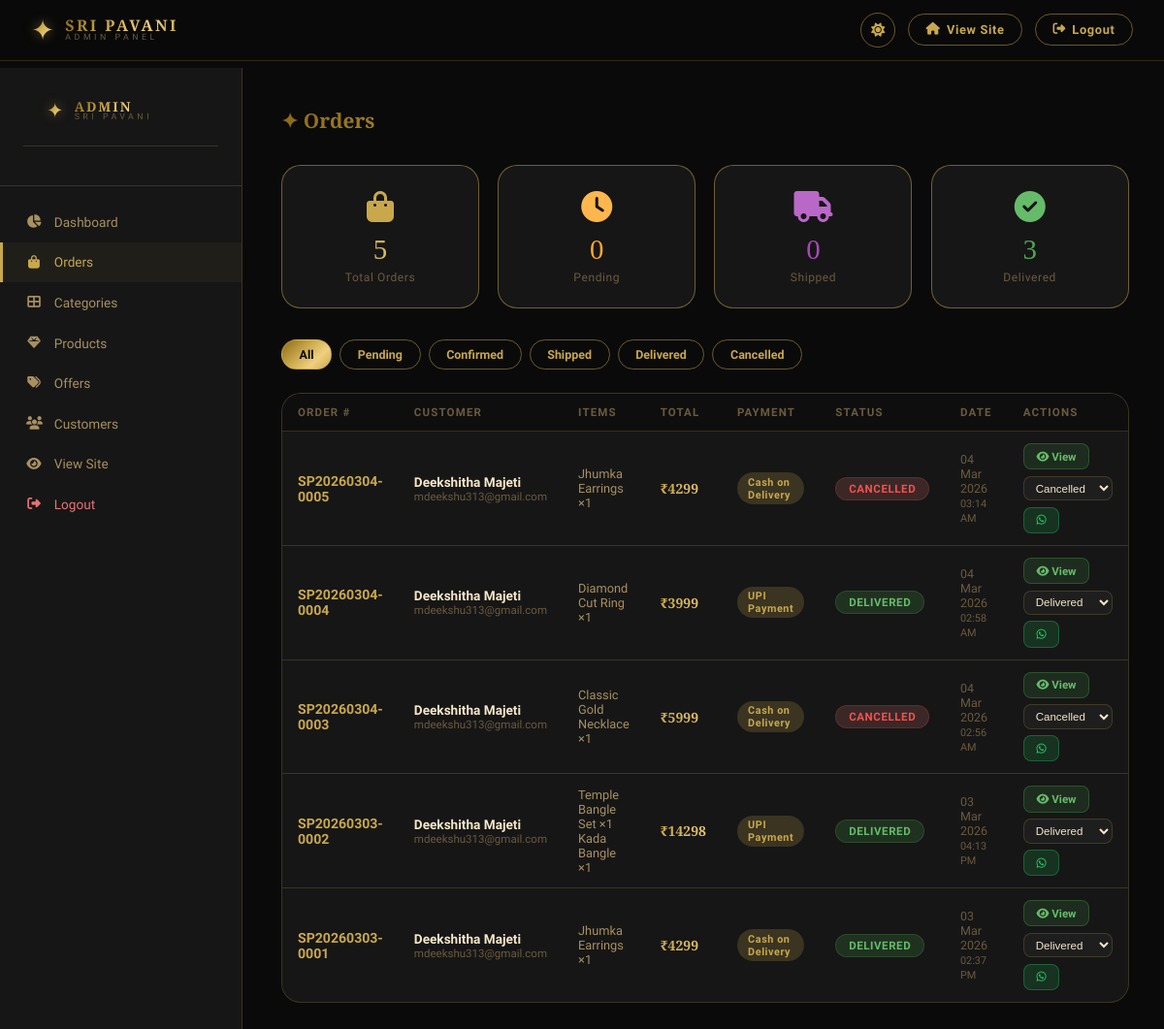
Page /admin/orders (signed in) on the committed database.
### app.py (models this page shows, shortened)
class Order(db.Model):
    id                 = db.Column(db.Integer, primary_key=True)
    user_id            = db.Column(db.Integer, db.ForeignKey('user.id'), nullable=False)
    order_number       = db.Column(db.String(20), unique=True, nullable=False)
    total              = db.Column(db.Float, nullable=False)
    payment_method     = db.Column(db.String(30), nullable=False)
    status             = db.Column(db.String(20), default='pending')
    delivery_name      = db.Column(db.String(150))
    delivery_phone     = db.Column(db.String(20))
    delivery_address   = db.Column(db.Text)
    delivery_city      = db.Column(db.String(100))
    delivery_state     = db.Column(db.String(100))
    delivery_pincode   = db.Column(db.String(10))
    estimated_delivery = db.Column(db.String(100), default='5-7 business days')
    admin_note         = db.Column(db.Text)
    created_at         = db.Column(db.DateTime, default=datetime.utcnow)
    items              = db.relationship('OrderItem', backref='order', lazy=True)

class User(UserMixin, db.Model):
    id            = db.Column(db.Integer, primary_key=True)
    name          = db.Column(db.String(150), nullable=False)
    email         = db.Column(db.String(150), unique=True, nullable=False)
    phone         = db.Column(db.String(20))
    dob           = db.Column(db.String(20))
    gender        = db.Column(db.String(10))
    address       = db.Column(db.Text)
    city          = db.Column(db.String(100))
    state         = db.Column(db.String(100))
    pincode       = db.Column(db.String(10))
    password_hash = db.Column(db.String(256))
    is_admin      = db.Column(db.Boolean, default=False)
    created_at    = db.Column(db.DateTime, default=datetime.utcnow)
    cart_items    = db.relationship('CartItem', backref='user', lazy=True)
    orders        = db.relationship('Order', backref='user', lazy=True)

class OrderItem(db.Model):
    id            = db.Column(db.Integer, primary_key=True)
    order_id      = db.Column(db.Integer, db.ForeignKey('order.id'), nullable=False)
    product_id    = db.Column(db.Integer, db.ForeignKey('product.id'), nullable=True)
    product_name  = db.Column(db.String(200))
    product_image = db.Column(db.String(200))
    price         = db.Column(db.Float)
    quantity      = db.Column(db.Integer)
    product       = db.relationship('Product')

### app.py (the view, shortened to what this page needs)
@app.route('/admin/orders', methods=['GET', 'POST'])
@login_required
@admin_required
def admin_orders():
    status_filter = request.args.get('status', '')
    q = Order.query
    if status_filter:
        q = q.filter_by(status=status_filter)
    orders = q.order_by(Order.created_at.desc()).all()
    return render_template('admin/orders.html', orders=orders,
                           status_filter=status_filter)

### app.py (called while the page is built)
@login_manager.user_loader
def load_user(user_id):
    return User.query.get(int(user_id))

def admin_required(f):
    from functools import wraps
    @wraps(f)
    def decorated(*args, **kwargs):
        if not current_user.is_authenticated or not current_user.is_admin:
            flash('Admin access required', 'error')
            return redirect(url_for('login'))
        return f(*args, **kwargs)
    return decorated

### templates/admin/orders.html (shortened to what this page needs)
{% extends "admin/base_admin.html" %}
{% block content %}
<h1 class="admin-page-title">✦ Orders</h1>
<div class="stats-grid" style="margin-bottom:2rem">
  <div class="stat-card">
    <div class="stat-icon"><i class="fas fa-shopping-bag"></i></div>
    <div class="stat-number">{{ orders|length }}</div>
    <div class="stat-label">{{ 'Filtered' if status_filter else 'Total' }} Orders</div>
  </div>
  <div class="stat-card">
    <div class="stat-icon" style="color:#ffb74d"><i class="fas fa-clock"></i></div>
    <div class="stat-number" style="background:linear-gradient(135deg,#ff9800,#ffb74d);-webkit-background-clip:text;-webkit-text-fill-color:transparent">
      {{ orders|selectattr('status','equalto','pending')|list|length }}
    </div>
    <div class="stat-label">Pending</div>
  </div>
  <div class="stat-card">
    <div class="stat-icon" style="color:#ba68c8"><i class="fas fa-truck"></i></div>
    <div class="stat-number" style="background:linear-gradient(135deg,#9c27b0,#ba68c8);-webkit-background-clip:text;-webkit-text-fill-color:transparent">
      {{ orders|selectattr('status','equalto','shipped')|list|length }}
    </div>
    <div class="stat-label">Shipped</div>
  </div>
  <div class="stat-card">
    <div class="stat-icon" style="color:#66bb6a"><i class="fas fa-check-circle"></i></div>
    <div class="stat-number" style="background:linear-gradient(135deg,#388e3c,#66bb6a);-webkit-background-clip:text;-webkit-text-fill-color:transparent">
      {{ orders|selectattr('status','equalto','delivered')|list|length }}
    </div>
    <div class="stat-label">Delivered</div>
  </div>
</div>
<div style="display:flex;gap:.5rem;flex-wrap:wrap;margin-bottom:1.5rem">
  {% for label, val in [('All',''),('Pending','pending'),('Confirmed','confirmed'),('Shipped','shipped'),('Delivered','delivered'),('Cancelled','cancelled')] %}
  <a href="{{ url_for('admin_orders') }}{% if val %}?status={{ val }}{% endif %}"
    style="padding:.45rem 1.1rem;border-radius:50px;font-size:.78rem;font-weight:600;
           border:1px solid var(--border-gold);text-decoration:none;transition:all .2s;
           color:{% if status_filter == val %}var(--bg-primary){% else %}var(--gold){% endif %};
           background:{% if status_filter == val %}var(--gold-gradient){% else %}transparent{% endif %}">
    {{ label }}
  </a>
  {% endfor %}
</div>
{% if orders %}
<div class="admin-card">
  <div class="resp-table-wrap">
    <table class="admin-table">
      <thead>
        <tr>
          <th>Order #</th>
          <th>Customer</th>
          <th>Items</th>
          <th>Total</th>
          <th>Payment</th>
          <th>Status</th>
          <th>Date</th>
          <th>Actions</th>
        </tr>
      </thead>
      <tbody>
        {% for order in orders %}
        {% set sc = status_colors.get(order.status, ('rgba(100,100,100,.15)','#aaa')) %}
        <tr>
          <td>
            <a href="{{ url_for('admin_order_detail', order_id=order.id) }}"
               style="color:var(--gold);font-weight:700;font-size:.88rem;text-decoration:none">
              {{ order.order_number }}
            </a>
          </td>
          <td>
            <div style="font-weight:600;font-size:.85rem">{{ order.user.name }}</div>
            <div style="font-size:.72rem;color:var(--text-muted)">{{ order.user.email }}</div>
          </td>
          <td>
            <div style="font-size:.8rem;color:var(--text-secondary)">
              {% for item in order.items[:2] %}
              <div>{{ item.product_name }} ×{{ item.quantity }}</div>
              {% endfor %}
            </div>
          </td>
          <td style="font-family:'Cinzel Decorative',serif;font-size:.88rem;background:var(--gold-gradient);-webkit-background-clip:text;-webkit-text-fill-color:transparent;font-weight:700">
            ₹{{ "%.0f"|format(order.total) }}
          </td>
          <td>
            <span class="tag tag-gold" style="font-size:.68rem">
              {{ payment_labels.get(order.payment_method, order.payment_method) }}
            </span>
          </td>
          <td>
            <span style="display:inline-block;padding:.25rem .8rem;border-radius:20px;font-size:.72rem;font-weight:700;
                         background:{{ sc[0] }};color:{{ sc[1] }};border:1px solid {{ sc[1] }}30;letter-spacing:.05em">
              {{ order.status|upper }}
            </span>
          </td>
          <td style="font-size:.78rem;color:var(--text-muted)">
            {{ order.created_at.strftime('%d %b %Y') }}<br>
            <span style="font-size:.68rem">{{ order.created_at.strftime('%I:%M %p') }}</span>
          </td>
          <td>
            <div class="action-btns">
              <a href="{{ url_for('admin_order_detail', order_id=order.id) }}"
                 class="btn-sm btn-success" style="font-size:.72rem">
                <i class="fas fa-eye"></i> View
              </a>
              <form method="POST" style="display:inline">
                <select name="status" onchange="this.form.submit()"
                  style="padding:.3rem .5rem;border-radius:8px;background:var(--input-bg);
                         border:1px solid var(--border);color:var(--text-primary);
                         font-size:.72rem;cursor:pointer">
                  {% for s in ['pending','confirmed','shipped','delivered','cancelled'] %}
                  <option value="{{ s }}" {{ 'selected' if order.status == s }}>{{ s|capitalize }}</option>
                  {% endfor %}
                </select>
              </form>
              {% if order.user.phone %}
              <a href="https://wa.me/91{{ order.user.phone|replace(' ','')|replace('-','') }}?text={{ ('Order Update: Your Sri Pavani order ' + order.order_number + ' is now ' + order.status)|urlencode }}"
                 target="_blank" class="btn-sm"
                 style="background:rgba(37,211,102,.15);color:#25d366;border:1px solid rgba(37,211,102,.3);font-size:.72rem"
                 title="Notify on WhatsApp">
                <i class="fab fa-whatsapp"></i>
              </a>
              {% endif %}
            </div>
          </td>
        </tr>
        {% endfor %}
      </tbody>
    </table>
  </div>
</div>
{% else %}
<div style="text-align:center;padding:5rem 2rem;color:var(--text-muted)">
  <i class="fas fa-shopping-bag" style="font-size:3rem;color:var(--gold);opacity:.3;display:block;margin-bottom:1rem"></i>
  <p>No orders found{% if status_filter %} with status "{{ status_filter }}"{% endif %}.</p>
</div>
{% endif %}
{% endblock %}

### static/css/style.css (style rules this page uses)
:root[data-theme="dark"] { --bg-primary:#0a0a0a;--bg-secondary:#111111;--bg-card:#161616;--bg-nav:rgba(10,10,10,0.92); --gold:#c9a84c;--gold-light:#e8c97e;--gold-dark:#8b6914; --gold-gradient:linear-gradient(135deg,#8b6914 0%,#c9a84c 40%,#f0d080 70%,#c9a84c 100%); --ombre-hero:linear-gradient(160deg,#0a0a0a 0%,#1a1200 40%,#2a1f00 70%,#0a0a0a 100%); --text-primary:#f5e6c8;--text-secondary:#a89060;--text-muted:#6b5a3e; --border:rgba(201,168,76,0.2);--border-gold:rgba(201,168,76,0.5); --shadow:0 8px 40px rgba(0,0,0,0.6);--shadow-gold:0 4px 20px rgba(201,168,76,0.15); --card-hover:rgba(201,168,76,0.05);--badge-bg:#c9a84c;--badge-text:#0a0a0a; --input-bg:#1e1e1e;--section-alt:#0e0e0e;--toast-success:#1a3a1a;--toast-error:#3a1a1a; }
*,*::before,*::after { margin:0;padding:0;box-sizing:border-box }
html { scroll-behavior:smooth }
body { font-family:'Josefin Sans',sans-serif;background:var(--bg-primary);color:var(--text-primary);min-height:100vh;transition:background .4s,color .4s;overflow-x:hidden }
a { text-decoration:none;color:inherit }
.admin-page-title { font-family:'Cinzel Decorative',serif;font-size:1.3rem;background:var(--gold-gradient);-webkit-background-clip:text;-webkit-text-fill-color:transparent;margin-bottom:2rem }
.stats-grid { display:grid;grid-template-columns:repeat(auto-fit,minmax(180px,1fr));gap:1.2rem;margin-bottom:2.5rem }
.stat-card { background:var(--bg-card);border:1px solid var(--border-gold);border-radius:20px;padding:1.5rem;text-align:center }
.stat-icon { font-size:2rem;color:var(--gold);margin-bottom:.5rem }
.stat-number { font-family:'Cinzel Decorative',serif;font-size:1.8rem;background:var(--gold-gradient);-webkit-background-clip:text;-webkit-text-fill-color:transparent;margin-bottom:.3rem }
.stat-label { font-size:.75rem;color:var(--text-muted);letter-spacing:.05em }
.admin-card { background:var(--bg-card);border:1px solid var(--border);border-radius:20px;overflow:hidden;margin-bottom:2rem }
.admin-table { width:100%;border-collapse:collapse;font-size:.85rem }
.admin-table th { text-align:left;padding:.75rem 1rem;background:var(--section-alt);color:var(--text-muted);font-size:.72rem;letter-spacing:.1em;text-transform:uppercase;border-bottom:1px solid var(--border) }
.admin-table td { padding:.75rem 1rem;border-bottom:1px solid var(--border);vertical-align:middle }
.admin-table tr:last-child td { border-bottom:none }
.tag { display:inline-block;padding:.2rem .7rem;border-radius:20px;font-size:.7rem;font-weight:600;letter-spacing:.05em }
.tag-gold { background:rgba(201,168,76,.2);color:var(--gold) }
.btn-sm { padding:.35rem .8rem;border-radius:8px;font-size:.75rem;font-weight:600;cursor:pointer;transition:all .2s;border:1px solid transparent }
.btn-success { background:rgba(76,175,80,.15);color:#66bb6a;border-color:rgba(76,175,80,.3) }
.resp-table-wrap { overflow-x: auto; }
@media (min-width: 769px) { .resp-table-wrap { display: block !important; } }
.action-btns { display: flex; gap: .4rem; flex-wrap: wrap; align-items: center; }

### rows in the picture
Order: order_number "SP20260304-0005", user.name "Deekshitha Majeti", user.email "mdeekshu313@gmail.com", total "4299", get "Cash on Delivery", status "CANCELLED", created_at "04 Mar 2026", created_at "03:14 AM"
OrderItem: product_name "Jhumka Earrings", quantity "1"
Order: order_number "SP20260304-0004", user.name "Deekshitha Majeti", user.email "mdeekshu313@gmail.com", total "3999", get "UPI Payment", status "DELIVERED", created_at "04 Mar 2026", created_at "02:58 AM"
OrderItem: product_name "Diamond Cut Ring", quantity "1"
Order: order_number "SP20260304-0003", user.name "Deekshitha Majeti", user.email "mdeekshu313@gmail.com", total "5999", get "Cash on Delivery", status "CANCELLED", created_at "04 Mar 2026", created_at "02:56 AM"
OrderItem: product_name "Classic Gold Necklace", quantity "1"
Order: order_number "SP20260303-0002", user.name "Deekshitha Majeti", user.email "mdeekshu313@gmail.com", total "14298", get "UPI Payment", status "DELIVERED", created_at "03 Mar 2026", created_at "04:13 PM"
OrderItem: product_name "Temple Bangle Set", quantity "1"
OrderItem: product_name "Kada Bangle", quantity "1"
Order: order_number "SP20260303-0001", user.name "Deekshitha Majeti", user.email "mdeekshu313@gmail.com", total "4299", get "Cash on Delivery", status "DELIVERED", created_at "03 Mar 2026", created_at "02:37 PM"
OrderItem: product_name "Jhumka Earrings", quantity "1"

### other values in the picture
{{ orders|length }} "5"
{{ 'Filtered' if status_filter else 'Total' }} "Total"
{{ orders|selectattr('status','equalto','pending')|list|length }} "0"
{{ orders|selectattr('status','equalto','shipped')|list|length }} "0"
{{ orders|selectattr('status','equalto','delivered')|list|length }} "3"
{{ label }} "All" "Pending" "Confirmed" "Shipped" "Delivered" "Cancelled"
form field status "Cancelled"
form field status "Delivered"
